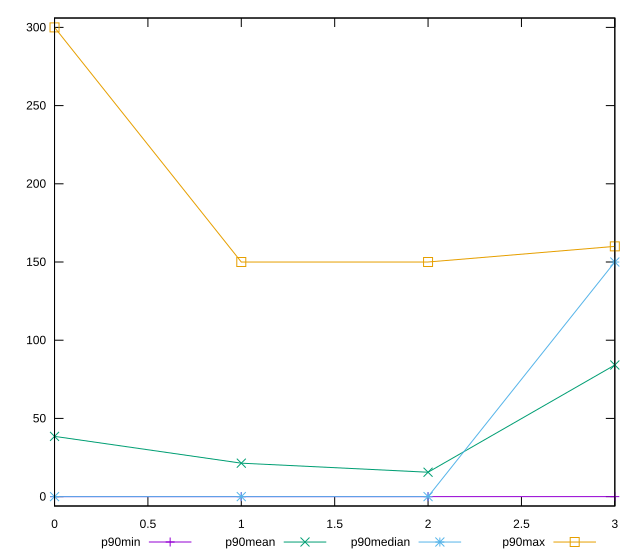

Write the gnuplot code that produced this figure.
reset

$p90Min <<EOF
0 0
1 0
2 0
3 0
EOF

$p90Mean <<EOF
0 38.51063829787234
1 21.382978723404257
2 15.591397849462366
3 84.14893617021276
EOF

$p90Median <<EOF
0 0
1 0
2 0
3 150
EOF

$p90Max <<EOF
0 300
1 150
2 150
3 160
EOF

set key outside below
set xrange [0:3]
set yrange [-6:306]
set trange [-6:306]
set terminal svg size 640, 560 enhanced background rgb 'white'
set output "reports/report_00027_2021-02-24T12-40-31.850Z/unminified-javascript/progression/value.svg"

plot $p90Min title "p90min" with linespoints, \
     $p90Mean title "p90mean" with linespoints, \
     $p90Median title "p90median" with linespoints, \
     $p90Max title "p90max" with linespoints

reset
